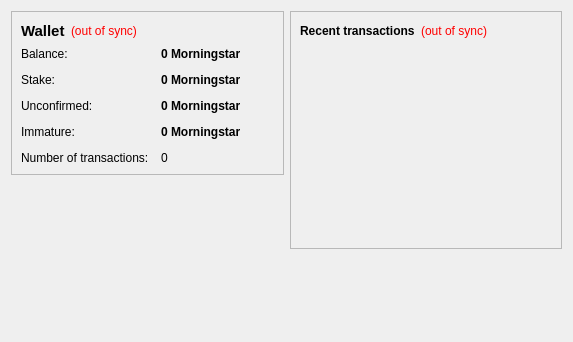
<?xml version="1.0" encoding="UTF-8"?>
<ui version="4.0">
 <class>OverviewPage</class>
 <widget class="QWidget" name="OverviewPage">
  <property name="geometry">
   <rect>
    <x>0</x>
    <y>0</y>
    <width>573</width>
    <height>342</height>
   </rect>
  </property>
  <property name="windowTitle">
   <string>Form</string>
  </property>
  <layout class="QHBoxLayout" name="horizontalLayout" stretch="1,1">
   <item>
    <layout class="QVBoxLayout" name="verticalLayout_2">
     <item>
      <widget class="QFrame" name="frame">
       <property name="frameShape">
        <enum>QFrame::StyledPanel</enum>
       </property>
       <property name="frameShadow">
        <enum>QFrame::Raised</enum>
       </property>
       <layout class="QVBoxLayout" name="verticalLayout_4">
        <item>
         <layout class="QHBoxLayout" name="horizontalLayout_4">
          <item>
           <widget class="QLabel" name="label_5">
            <property name="font">
             <font>
              <pointsize>11</pointsize>
              <weight>75</weight>
              <bold>true</bold>
             </font>
            </property>
            <property name="text">
             <string>Wallet</string>
            </property>
           </widget>
          </item>
          <item>
           <widget class="QLabel" name="labelWalletStatus">
            <property name="toolTip">
             <string>The displayed information may be out of date. Your wallet automatically synchronizes with the Morningstar network after a connection is established, but this process has not completed yet.</string>
            </property>
            <property name="styleSheet">
             <string notr="true">QLabel { color: red; }</string>
            </property>
            <property name="text">
             <string notr="true">(out of sync)</string>
            </property>
            <property name="alignment">
             <set>Qt::AlignLeading|Qt::AlignLeft|Qt::AlignVCenter</set>
            </property>
           </widget>
          </item>
          <item>
           <spacer name="horizontalSpacer_2">
            <property name="orientation">
             <enum>Qt::Horizontal</enum>
            </property>
            <property name="sizeHint" stdset="0">
             <size>
              <width>40</width>
              <height>20</height>
             </size>
            </property>
           </spacer>
          </item>
         </layout>
        </item>
        <item>
         <layout class="QFormLayout" name="formLayout_2">
          <property name="fieldGrowthPolicy">
           <enum>QFormLayout::AllNonFixedFieldsGrow</enum>
          </property>
          <property name="horizontalSpacing">
           <number>12</number>
          </property>
          <property name="verticalSpacing">
           <number>12</number>
          </property>
          <item row="0" column="0">
           <widget class="QLabel" name="label">
            <property name="text">
             <string>Balance:</string>
            </property>
           </widget>
          </item>
          <item row="0" column="1">
           <widget class="QLabel" name="labelBalance">
            <property name="font">
             <font>
              <weight>75</weight>
              <bold>true</bold>
             </font>
            </property>
            <property name="cursor">
             <cursorShape>IBeamCursor</cursorShape>
            </property>
            <property name="toolTip">
             <string>Your current balance</string>
            </property>
            <property name="text">
             <string notr="true">0 Morningstar</string>
            </property>
            <property name="textInteractionFlags">
             <set>Qt::LinksAccessibleByMouse|Qt::TextSelectableByKeyboard|Qt::TextSelectableByMouse</set>
            </property>
           </widget>
          </item>
          <item row="1" column="0">
           <widget class="QLabel" name="label_6">
            <property name="text">
             <string>Stake:</string>
            </property>
           </widget>
          </item>
          <item row="1" column="1">
           <widget class="QLabel" name="labelStake">
            <property name="font">
             <font>
              <weight>75</weight>
              <bold>true</bold>
             </font>
            </property>
            <property name="cursor">
             <cursorShape>IBeamCursor</cursorShape>
            </property>
            <property name="toolTip">
             <string>Total of coins that was staked, and do not yet count toward the current balance</string>
            </property>
            <property name="text">
             <string notr="true">0 Morningstar</string>
            </property>
            <property name="textInteractionFlags">
             <set>Qt::LinksAccessibleByMouse|Qt::TextSelectableByKeyboard|Qt::TextSelectableByMouse</set>
            </property>
           </widget>
          </item>
          <item row="2" column="0">
           <widget class="QLabel" name="label_3">
            <property name="text">
             <string>Unconfirmed:</string>
            </property>
           </widget>
          </item>
          <item row="2" column="1">
           <widget class="QLabel" name="labelUnconfirmed">
            <property name="font">
             <font>
              <weight>75</weight>
              <bold>true</bold>
             </font>
            </property>
            <property name="cursor">
             <cursorShape>IBeamCursor</cursorShape>
            </property>
            <property name="toolTip">
             <string>Total of transactions that have yet to be confirmed, and do not yet count toward the current balance</string>
            </property>
            <property name="text">
             <string notr="true">0 Morningstar</string>
            </property>
            <property name="textInteractionFlags">
             <set>Qt::LinksAccessibleByMouse|Qt::TextSelectableByKeyboard|Qt::TextSelectableByMouse</set>
            </property>
           </widget>
          </item>
          <item row="3" column="0">
           <widget class="QLabel" name="labelImmatureText">
            <property name="text">
             <string>Immature:</string>
            </property>
           </widget>
          </item>
          <item row="3" column="1">
           <widget class="QLabel" name="labelImmature">
            <property name="font">
             <font>
              <weight>75</weight>
              <bold>true</bold>
             </font>
            </property>
            <property name="toolTip">
             <string>Mined balance that has not yet matured</string>
            </property>
            <property name="text">
             <string notr="true">0 Morningstar</string>
            </property>
            <property name="textInteractionFlags">
             <set>Qt::LinksAccessibleByMouse|Qt::TextSelectableByKeyboard|Qt::TextSelectableByMouse</set>
            </property>
           </widget>
          </item>
          <item row="4" column="0">
           <widget class="QLabel" name="label_2">
            <property name="text">
             <string>Number of transactions:</string>
            </property>
           </widget>
          </item>
          <item row="4" column="1">
           <widget class="QLabel" name="labelNumTransactions">
            <property name="toolTip">
             <string>Total number of transactions in wallet</string>
            </property>
            <property name="text">
             <string notr="true">0</string>
            </property>
           </widget>
          </item>
         </layout>
        </item>
       </layout>
      </widget>
     </item>
     <item>
      <spacer name="verticalSpacer">
       <property name="orientation">
        <enum>Qt::Vertical</enum>
       </property>
       <property name="sizeHint" stdset="0">
        <size>
         <width>20</width>
         <height>40</height>
        </size>
       </property>
      </spacer>
     </item>
     <item>
      <widget class="QLabel" name="label_6">
       <property name="text">
        <string/>
       </property>
       <property name="pixmap">
        <pixmap resource="../bitcoin.qrc">:/images/backg</pixmap>
       </property>
       <property name="scaledContents">
        <bool>false</bool>
       </property>
       <property name="alignment">
        <set>Qt::AlignCenter</set>
       </property>
       <property name="margin">
        <number>-2</number>
       </property>
      </widget>
     </item>
    </layout>
   </item>
   <item>
    <layout class="QVBoxLayout" name="verticalLayout_3">
     <item>
      <widget class="QFrame" name="frame_2">
       <property name="frameShape">
        <enum>QFrame::StyledPanel</enum>
       </property>
       <property name="frameShadow">
        <enum>QFrame::Raised</enum>
       </property>
       <layout class="QVBoxLayout" name="verticalLayout">
        <item>
         <layout class="QHBoxLayout" name="horizontalLayout_2">
          <item>
           <widget class="QLabel" name="label_4">
            <property name="text">
             <string>&lt;b&gt;Recent transactions&lt;/b&gt;</string>
            </property>
           </widget>
          </item>
          <item>
           <widget class="QLabel" name="labelTransactionsStatus">
            <property name="toolTip">
             <string>The displayed information may be out of date. Your wallet automatically synchronizes with the Morningstar network after a connection is established, but this process has not completed yet.</string>
            </property>
            <property name="styleSheet">
             <string notr="true">QLabel { color: red; }</string>
            </property>
            <property name="text">
             <string notr="true">(out of sync)</string>
            </property>
            <property name="alignment">
             <set>Qt::AlignRight|Qt::AlignTrailing|Qt::AlignVCenter</set>
            </property>
           </widget>
          </item>
          <item>
           <spacer name="horizontalSpacer">
            <property name="orientation">
             <enum>Qt::Horizontal</enum>
            </property>
            <property name="sizeHint" stdset="0">
             <size>
              <width>40</width>
              <height>20</height>
             </size>
            </property>
           </spacer>
          </item>
         </layout>
        </item>
        <item>
         <widget class="QListView" name="listTransactions">
          <property name="styleSheet">
           <string notr="true">QListView { background: transparent; }</string>
          </property>
          <property name="frameShape">
           <enum>QFrame::NoFrame</enum>
          </property>
          <property name="verticalScrollBarPolicy">
           <enum>Qt::ScrollBarAlwaysOff</enum>
          </property>
          <property name="horizontalScrollBarPolicy">
           <enum>Qt::ScrollBarAlwaysOff</enum>
          </property>
          <property name="selectionMode">
           <enum>QAbstractItemView::NoSelection</enum>
          </property>
         </widget>
        </item>
       </layout>
      </widget>
     </item>
     <item>
      <spacer name="verticalSpacer_2">
       <property name="orientation">
        <enum>Qt::Vertical</enum>
       </property>
       <property name="sizeHint" stdset="0">
        <size>
         <width>20</width>
         <height>40</height>
        </size>
       </property>
      </spacer>
     </item>
    </layout>
   </item>
  </layout>
 </widget>
 <resources/>
 <connections/>
</ui>
